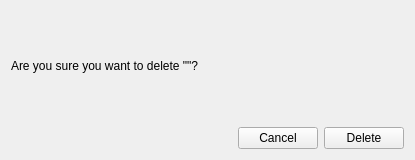
<?xml version="1.0" encoding="UTF-8"?>
<ui version="4.0">
 <class>deleteConfirmation_window</class>
 <widget class="QWidget" name="deleteConfirmation_window">
  <property name="enabled">
   <bool>true</bool>
  </property>
  <property name="geometry">
   <rect>
    <x>0</x>
    <y>0</y>
    <width>415</width>
    <height>160</height>
   </rect>
  </property>
  <property name="minimumSize">
   <size>
    <width>300</width>
    <height>160</height>
   </size>
  </property>
  <property name="maximumSize">
   <size>
    <width>415</width>
    <height>160</height>
   </size>
  </property>
  <property name="windowTitle">
   <string>Delete Confirmation</string>
  </property>
  <layout class="QGridLayout" name="DeleteConfirmationWindowLayout">
   <item row="0" column="0">
    <layout class="QVBoxLayout" name="mainLayout_deleteConfirmation_window">
     <item>
      <layout class="QVBoxLayout" name="deleteConfirmationLayout_deleteConfirmationWindow">
       <item>
        <widget class="QLabel" name="deleteConfirmationLabel_deleteConfirmationWindow">
         <property name="text">
          <string>Are you sure you want to delete &quot;&quot;?</string>
         </property>
        </widget>
       </item>
      </layout>
     </item>
     <item>
      <layout class="QHBoxLayout" name="deleteConfirmationButtonsLayout_deleteConfirmationWindow">
       <item>
        <spacer name="deleteConfirmationButtonsSpacer_deleteConfirmationWindow">
         <property name="orientation">
          <enum>Qt::Horizontal</enum>
         </property>
         <property name="sizeHint" stdset="0">
          <size>
           <width>40</width>
           <height>20</height>
          </size>
         </property>
        </spacer>
       </item>
       <item>
        <widget class="QPushButton" name="cancelConfirmationButton_deleteConfirmationWindow">
         <property name="text">
          <string>  Cancel  </string>
         </property>
        </widget>
       </item>
       <item>
        <widget class="QPushButton" name="deleteConfirmationButton_deleteConfirmationWindow">
         <property name="text">
          <string>  Delete  </string>
         </property>
        </widget>
       </item>
      </layout>
     </item>
    </layout>
   </item>
  </layout>
 </widget>
 <resources/>
 <connections/>
</ui>
